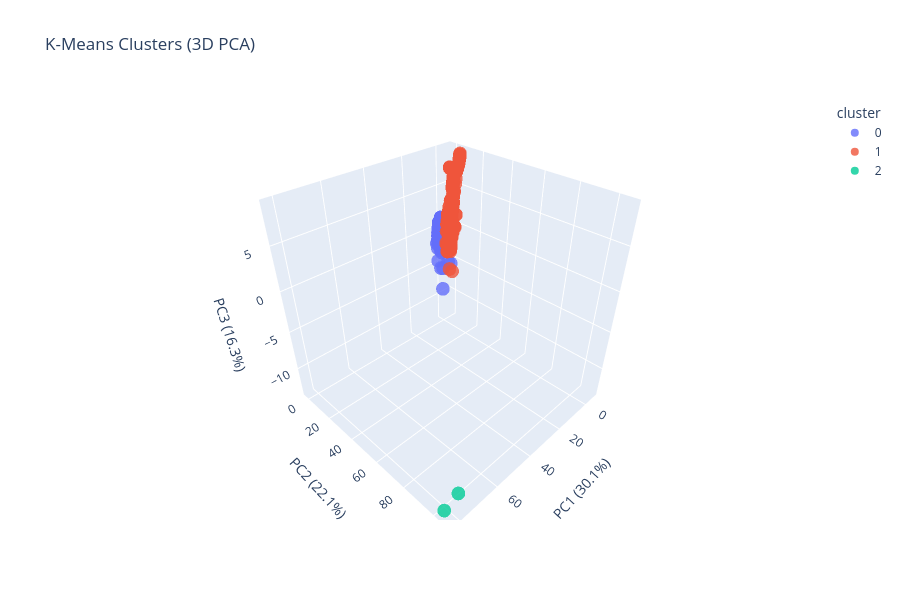

The notebook cell saved with this chart:
### Markdown cell above
## PCA 3D (lineal)

### Code cell
import plotly.express as px

# ==========================
# 6) PCA for 3D Visualization
# ==========================

# 1. Apply PCA for 3 components
pca_3d = PCA(n_components=3, random_state=2025)
X_pca_3d = pca_3d.fit_transform(X_scaled)

# 2. Create DataFrame
df_pca_3d = pd.DataFrame(X_pca_3d, columns=['PC1', 'PC2', 'PC3'])
df_pca_3d['cluster'] = df['cluster'].values.astype(str) # Convert to string so Plotly treats it as categorical color

# 3. Create Interactive Plot
fig = px.scatter_3d(
    df_pca_3d, 
    x='PC1', 
    y='PC2', 
    z='PC3',
    color='cluster',
    title='K-Means Clusters (3D PCA)',
    opacity=0.8,
    size_max=1
)

fig.update_layout(
    scene=dict(
        xaxis_title=f'PC1 ({pca_3d.explained_variance_ratio_[0]:.1%})',
        yaxis_title=f'PC2 ({pca_3d.explained_variance_ratio_[1]:.1%})',
        zaxis_title=f'PC3 ({pca_3d.explained_variance_ratio_[2]:.1%})'
    ),
    width=900,
    height=600
)

fig.show()

### Figure 1 — Plotly figure (JSON) as saved in the notebook; plotly's stock layout.template omitted (floating-point values rounded to 4 significant figures; data arrays with more than 128 entries replaced by an {"elided": "..."} marker saying what was removed)
{"data": [{"hovertemplate": "cluster=0<br>PC1=%{x}<br>PC2=%{y}<br>PC3=%{z}<extra></extra>", "legendgroup": "0", "marker": {"color": "#636efa", "opacity": 0.8, "symbol": "circle"}, "mode": "markers", "name": "0", "scene": "scene", "showlegend": true, "type": "scatter3d", "x": {"elided": "16886 float values"}, "y": {"elided": "16886 float values"}, "z": {"elided": "16886 float values"}}, {"hovertemplate": "cluster=1<br>PC1=%{x}<br>PC2=%{y}<br>PC3=%{z}<extra></extra>", "legendgroup": "1", "marker": {"color": "#EF553B", "opacity": 0.8, "symbol": "circle"}, "mode": "markers", "name": "1", "scene": "scene", "showlegend": true, "type": "scatter3d", "x": {"elided": "3498 float values"}, "y": {"elided": "3498 float values"}, "z": {"elided": "3498 float values"}}, {"hovertemplate": "cluster=2<br>PC1=%{x}<br>PC2=%{y}<br>PC3=%{z}<extra></extra>", "legendgroup": "2", "marker": {"color": "#00cc96", "opacity": 0.8, "symbol": "circle"}, "mode": "markers", "name": "2", "scene": "scene", "showlegend": true, "type": "scatter3d", "x": [78.25, 82.26], "y": [106.6, 103.0], "z": [-10.98, -13.21]}], "layout": {"height": 600, "legend": {"title": {"text": "cluster"}, "tracegroupgap": 0}, "scene": {"domain": {"x": [0, 1], "y": [0, 1]}, "xaxis": {"title": {"text": "PC1 (30.1%)"}}, "yaxis": {"title": {"text": "PC2 (22.1%)"}}, "zaxis": {"title": {"text": "PC3 (16.3%)"}}}, "title": {"text": "K-Means Clusters (3D PCA)"}, "width": 900}}
